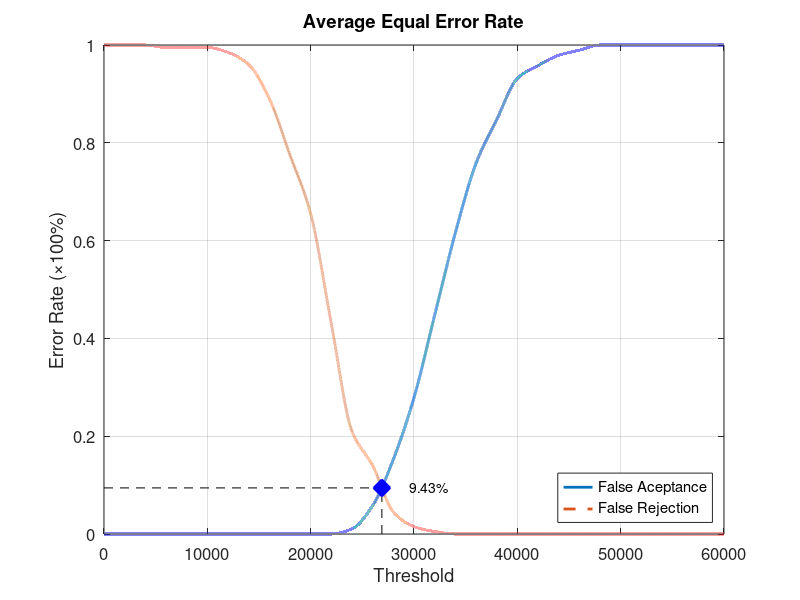
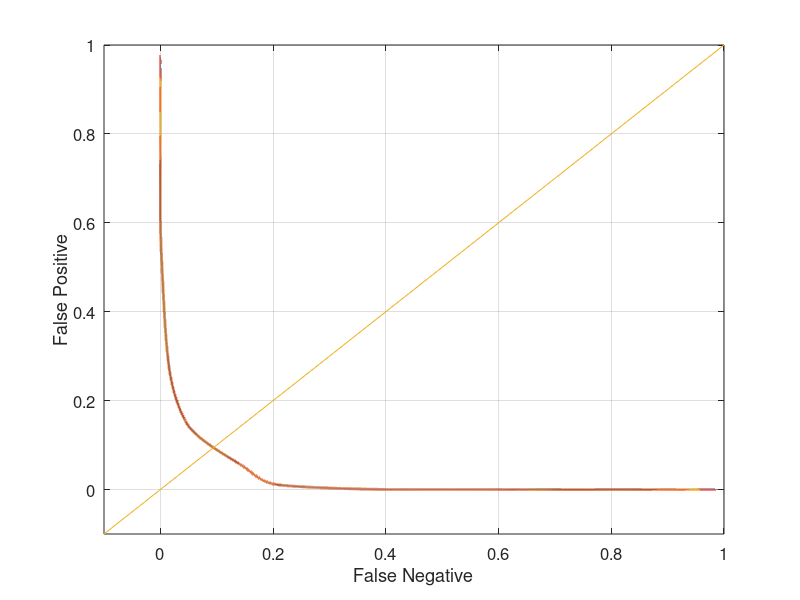

The MATLAB script that drew these images, in order:
function yEER = Database1_2
close all;
clear;
clc;
x = 0:2000:60000;
xq = 0:0.5:60000;

y0 = [0 0 0 0 0 0 0 0 0 0 0 0 0.0105263 0.0578947 0.152632 0.278947 0.447368 0.615789 0.757895 0.847368 0.931579 0.957895 0.978947 0.989474 1 1 1 1 1 1 1];
yy0 = interp1(x, y0, xq, 'pchip');
y1 = [1 1 1 0.995 0.995 0.995 0.985 0.96 0.89 0.775 0.655 0.43 0.21 0.14 0.045 0.015 0.005 0 0 0 0 0 0 0 0 0 0 0 0 0 0];
yy1 = interp1(x, y1, xq, 'pchip');

% Calculating EER: 
y2 = abs(y0 - y1);
find(y2 == min(y2))
yy2 = abs(yy0 - yy1);
xEER = find(yy2 == min(yy2));
xEERIndex = xq(xEER) % X-axis EER
yEER = yy0(xEER) % Y-axis EER

main = figure
plot(xq, yy0,'-','LineWidth', 2);	hold on
plot(xq, yy1,'--','LineWidth', 2);	hold on
plot([xEERIndex xEERIndex], [0 yEER], 'k--');	hold on
plot([0 xEERIndex], [yEER yEER], 'k--');	hold on
plot(xEERIndex, yEER, 'bx', 'LineWidth', 10);	hold on
text(xEERIndex + 10 * xEERIndex / 100, yEER, [num2str(round((10000 * yEER)) / 100) '%'])
legend('False Aceptance', 'False Rejection', 'Location', 'SouthEast')
xlabel('Threshold')
ylabel('Error Rate (\times100%)')
title('Average Equal Error Rate')
set(gca, 'FontSize', 12)
axis([0 60000 0 1])
grid on

print(main, 'Database1_2Main', '-dpng');
FNRxFPR = figure('Color', [1 1 1]);
plot(yy1, yy0, '-', yy1, yy0, 'LineWidth', 2);
hold on
y = -0.1:0.1:1
plot(y, y); 
set(gca, 'FontSize', 12)
xlabel('False Negative')
ylabel('False Positive')
axis([-0.1 1 -0.1 1])
set(gca, 'FontSize', 12)
grid on

print(FNRxFPR, 'Database1_2FNRxFPR','-dpng');
end
